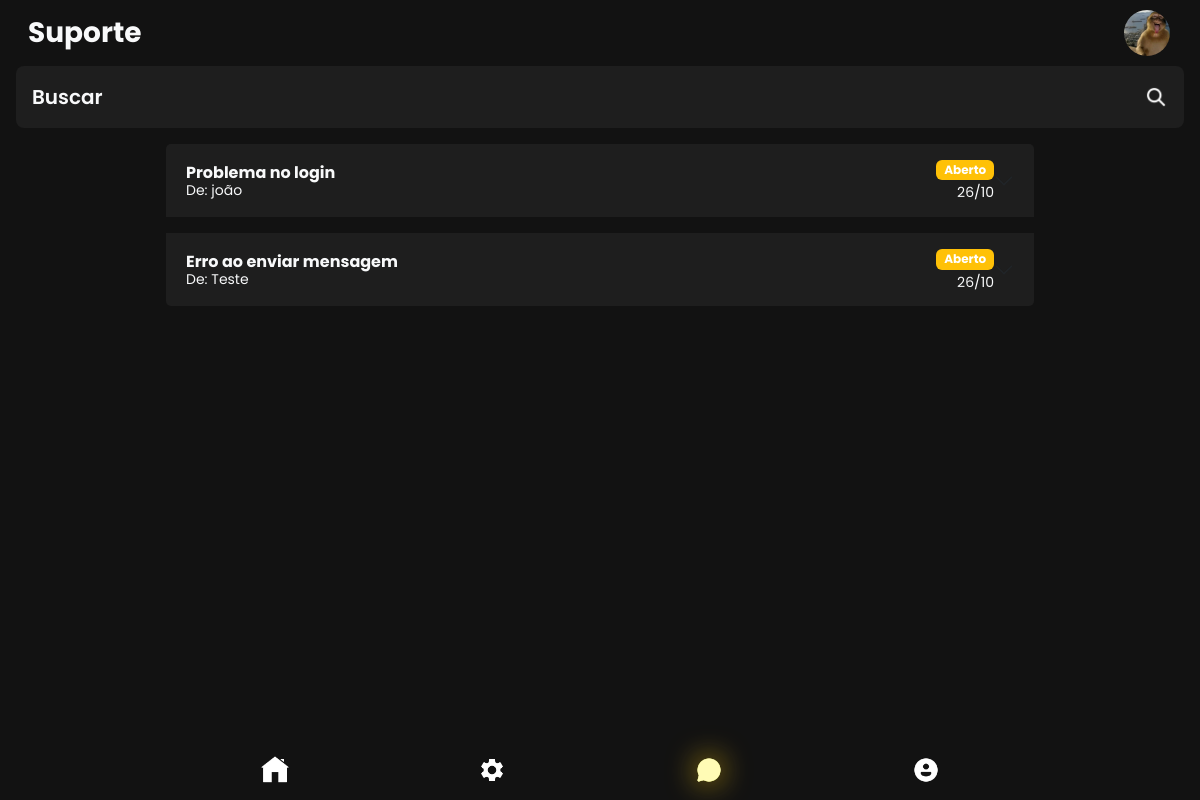
Page /public/adm/chat.php (signed in) on the committed database.
### tables this page shows
CREATE TABLE suporte (
    id INT AUTO_INCREMENT PRIMARY KEY,
    usuario_id INT NOT NULL,
    assunto VARCHAR(100) NOT NULL,
    descricao TEXT NOT NULL,
    status ENUM('aberto', 'em andamento', 'resolvido') NOT NULL DEFAULT 'aberto',
    data_hora_abertura DATETIME DEFAULT CURRENT_TIMESTAMP NOT NULL,
    data_hora_fechamento DATETIME,
    CONSTRAINT fk_usuario_suporte FOREIGN KEY (usuario_id) REFERENCES usuarios(id) ON DELETE CASCADE
);

CREATE TABLE usuarios (
    id INT AUTO_INCREMENT PRIMARY KEY,
    nome VARCHAR(100) NOT NULL,
    email VARCHAR(100) NOT NULL,
    telefone VARCHAR(15),
    senha VARCHAR(255) NOT NULL,
    cargo ENUM('usuario', 'administrador', 'maquinista') NOT NULL DEFAULT 'usuario',
    foto VARCHAR(255) DEFAULT '../../assets/img/perfil.png' NOT NULL
);

### public/adm/chat.php (the view, shortened to what this page needs)
<?php
require "../../config/bd.php";
$tickets = [];
$stmt = $conn->prepare("SELECT s.*, u.nome as usuario_nome
    FROM suporte s
    INNER JOIN usuarios u ON s.usuario_id = u.id
    ORDER BY s.data_hora_abertura DESC
");
$stmt->execute();
$result = $stmt->get_result();
while ($row = $result->fetch_assoc()) {
    $tickets[] = $row;
}
?>
<!DOCTYPE html>
<html lang="pt-BR">
<head>
    <link href="https://cdn.jsdelivr.net/npm/bootstrap@5.3.0/dist/css/bootstrap.min.css" rel="stylesheet" />
    <link rel="stylesheet" href="https://cdn.jsdelivr.net/npm/bootstrap-icons@1.11.0/font/bootstrap-icons.css">
</head>
<body class="text-light">
    <header class="bg-transparent">
        <nav class="navbar navbar-expand-lg navbar-dark bg-transparent px-3 py-2">
            <div class="container-fluid">
                <div class="d-flex justify-content-between align-items-center w-100">
                    <div class="text-oi">
                        <h1 class="text-light fw-bold mb-0 fs-3">Suporte</h1>
                    </div>
                    <div class="pfp">
                        <img src="<?php echo htmlspecialchars($_SESSION['foto'] ?? '../../assets/img/perfil.png'); ?>" alt="Foto de perfil" class="pfp-img" />
                    </div>
                </div>
            </div>
        </nav>
        <div class="searchbar bg-custom d-flex justify-content-between align-items-center mx-3 mb-3 p-3 rounded-3">
            <div class="text-bar">
                <span class="fw-semibold fs-5 text-light">Buscar</span>
            </div>
            <div class="img-bar">
                <img src="../../assets/img/lupa.png" alt="Ícone de lupa para busca" class="search-icon" />
            </div>
        </div>
    </header>
    <main class="container px-3" style="max-width: 900px; margin-bottom: 2rem; overflow-y: auto;">
        <div class="accordion" id="suporteAccordion">
            <?php
            if (!empty($tickets)) {
                foreach ($tickets as $index => $ticket) {
                    $dataHoraAbertura = $ticket['data_hora_abertura'];
                    $dataAtual = date('Y-m-d');
                    $dataDaMensagem = date('Y-m-d', strtotime($dataHoraAbertura));
                    if ($dataDaMensagem === $dataAtual) {
                        $tempoFormatado = date('H:i', strtotime($dataHoraAbertura));
                    } else {
                        $tempoFormatado = date('d/m', strtotime($dataHoraAbertura));
                    }
                    $statusClass = ($ticket['status'] === 'aberto') ? 'bg-warning' : (($ticket['status'] === 'em andamento') ? 'bg-info' : 'bg-success');
                    $statusText = ucfirst($ticket['status']);
            ?>
                    <div class="accordion-item bg-custom border-0 mb-3 rounded-3">
                        <h2 class="accordion-header" id="heading<?php echo $index; ?>">
                            <button class="accordion-button collapsed" type="button" data-bs-toggle="collapse" data-bs-target="#collapse<?php echo $index; ?>" aria-expanded="false" aria-controls="collapse<?php echo $index; ?>">
                                <div class="d-flex justify-content-between align-items-center w-100">
                                    <div class="flex-grow-1">
                                        <div class="fw-bold text-light"><?php echo htmlspecialchars($ticket['assunto']); ?></div>
                                        <div class="small text-light">De: <?php echo htmlspecialchars($ticket['usuario_nome']); ?></div>
                                    </div>
                                    <div class="d-flex flex-column align-items-end ms-3">
                                        <span class="badge <?php echo $statusClass; ?> status-badge"><?php echo $statusText; ?></span>
                                        <div class="small text-light mt-1"><?php echo $tempoFormatado; ?></div>
                                    </div>
                                </div>
                            </button>
                        </h2>
                    </div>
            <?php
                }
            } else {
                echo '<p class="text-light text-center mt-4">Nenhum ticket de suporte encontrado.</p>';
            }
            ?>
        </div>
    </main>
    <footer class="rodape position-fixed bottom-0 w-100 py-2 px-3" style="max-width: 900px; margin: 0 auto; left: 50%; transform: translateX(-50%); z-index: 1000;" role="contentinfo" aria-label="Menu de navegação inferior">
        <div class="d-flex justify-content-around align-items-center">
            <a href="home.php" class="footer-icon text-center text-decoration-none p-2" aria-label="Início">
                <img src="../../assets/img/casa.png" alt="Início" />
            </a>
            <a href="gerenciamento.php" class="footer-icon text-center text-decoration-none p-2" aria-label="Buscar">
                <img src="../../assets/img/gerenciamento.png" alt="Gerenciamento" />
            </a>
            <a href="chat.php" class="footer-icon active text-center text-decoration-none p-2" aria-label="Chat">
                <img src="../../assets/img/chat.png" alt="Chat" />
            </a>
            <a href="perfil.php" class="footer-icon text-center text-decoration-none p-2" aria-label="Perfil">
                <img src="../../assets/img/perfil.png" alt="Perfil" />
            </a>
        </div>
    </footer>
</body>
</html>

### public/adm/chat.php (style rules this page uses)
body { font-family: 'Poppins', sans-serif; background-color: #121212; color: #e0e0e0; min-height: 100vh; padding-bottom: 70px; }
.bg-custom { background-color: #1e1e1e !important; }
.pfp-img { width: 50px; height: 50px; object-fit: cover; border-radius: 50%; border: 2px solid transparent; transition: border-color 0.3s ease; }
.search-icon { width: 24px; height: 24px; filter: brightness(0) invert(1); transition: filter 0.3s ease; cursor: pointer; }
.footer-icon img { width: 28px; height: 28px; filter: brightness(0) invert(1); transition: filter 0.3s ease; }
.footer-icon:hover img, .footer-icon.active img { filter: brightness(0) invert(1) drop-shadow(0 0 15px rgba(255, 193, 7, 0.8)) sepia(1) saturate(5) hue-rotate(-10deg); }
.rodape { background-color: #121212; border: none; box-shadow: none; z-index: 1000; }
.accordion-button { background-color: #1e1e1e !important; color: #e0e0e0 !important; border: none; }
.status-badge { font-size: 0.75rem; }

### rows in the picture
suporte: assunto "Problema no login", usuario.nome "joão", status "Aberto", data_hora_abertura "26/10"
suporte: assunto "Erro ao enviar mensagem", usuario.nome "Teste", status "Aberto", data_hora_abertura "26/10"
